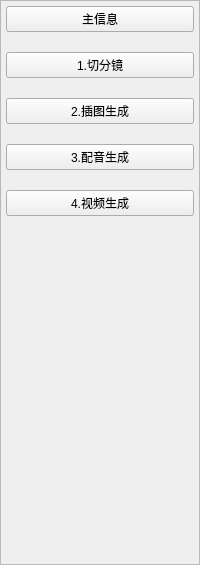
            <widget class="QFrame" name="frame_4">
             <property name="frameShape">
              <enum>QFrame::StyledPanel</enum>
             </property>
             <property name="frameShadow">
              <enum>QFrame::Raised</enum>
             </property>
             <layout class="QVBoxLayout" name="verticalLayout_5">
              <property name="spacing">
               <number>20</number>
              </property>
              <property name="leftMargin">
               <number>5</number>
              </property>
              <property name="topMargin">
               <number>5</number>
              </property>
              <property name="rightMargin">
               <number>5</number>
              </property>
              <property name="bottomMargin">
               <number>5</number>
              </property>
              <item>
               <widget class="QPushButton" name="pushButton_10">
                <property name="text">
                 <string>主信息</string>
                </property>
               </widget>
              </item>
              <item>
               <widget class="QPushButton" name="pushButton_11">
                <property name="text">
                 <string>1.切分镜</string>
                </property>
               </widget>
              </item>
              <item>
               <widget class="QPushButton" name="pushButton_12">
                <property name="text">
                 <string>2.插图生成</string>
                </property>
               </widget>
              </item>
              <item>
               <widget class="QPushButton" name="pushButton_13">
                <property name="text">
                 <string>3.配音生成</string>
                </property>
               </widget>
              </item>
              <item>
               <widget class="QPushButton" name="pushButton_14">
                <property name="text">
                 <string>4.视频生成</string>
                </property>
               </widget>
              </item>
              <item>
               <spacer name="verticalSpacer_2">
                <property name="orientation">
                 <enum>Qt::Vertical</enum>
                </property>
                <property name="sizeHint" stdset="0">
                 <size>
                  <width>20</width>
                  <height>343</height>
                 </size>
                </property>
               </spacer>
              </item>
             </layout>
            </widget>
